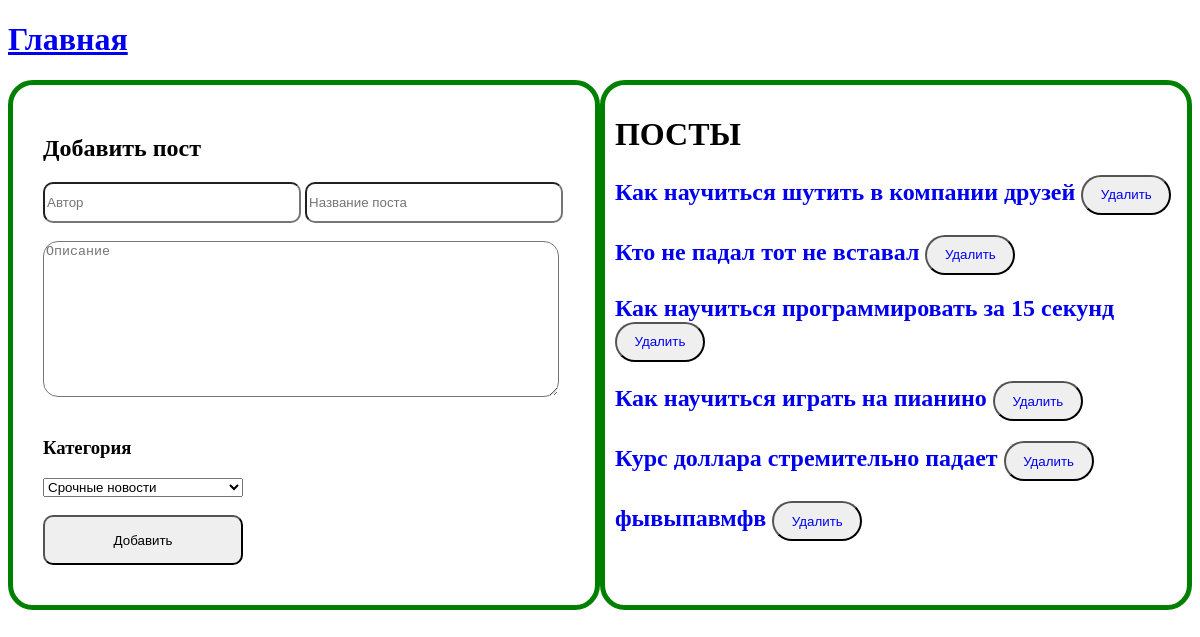
The page / on the database its author committed.
### post/models.py (models this page shows, shortened)
class Post(models.Model):
    author = models.CharField(max_length=100)
    title = models.CharField(max_length=200)
    slug = models.SlugField(unique=True)
    description = models.TextField()
    published_at= models.DateTimeField(auto_now_add=True)
    category = models.ForeignKey(Category, on_delete=models.CASCADE)
    class Meta:
        verbose_name = 'Пост'
        verbose_name_plural = 'Посты'
        ordering = ['published_at']

### post/views.py (the view)
# urls.py: path('', views.index, name='index'),
def index(request):
    posts = Post.objects.all()
    categories = Category.objects.all()
    ctx = {'posts':posts, 'categories':categories}
    return render(request, 'post/index.html', context=ctx)

### post/templates/post/index.html (shortened to what this page needs)
{% load static %}
<!DOCTYPE html>
<html lang="en">
<head>
    <link rel="stylesheet" href="{% static 'style.css' %}">
</head>
<body>
{% block header %}<h1><a href="{% url 'index' %}">Главная</a></h1> {% endblock header %}
{% block content %}
<div class="all">
    <div class="wrapper">
    <form action="{% url 'add_post' %}" method="POST">
        <h2>Добавить пост</h2>
        <input style="border-radius: 10px; height: 35px; width: 250px" type="text" placeholder="Автор" name="post_author">
        <input style="border-radius: 10px; height: 35px; width: 250px" type="text" placeholder="Название поста" name="post_title">
        <br><br>
        <textarea style="border-radius: 15px; width: 510px" name="post_description" id="" cols="30" rows="10" placeholder="Описание"></textarea>
        <br><br>
        <h3>Категория</h3>
        <select name="post_cat" id="">
            {% for category in categories %}
                <option>{{ category.name }}</option>
            {% endfor %}
        </select>
        <br><br>
        <button style="width: 200px; height: 50px; padding: 10px; border-radius: 10px;">Добавить</button>
    </form>
    </div>
    <div class="posts">
    <h1>ПОСТЫ</h1>
        {% for post in posts %}
        	<h2><a style="text-decoration: none" href="{% url 'post_info' post_id=post.id%}">{{ post.title }}</a>
                <button style="width: 90px; height: 40px; padding: 10px; border-radius: 25px">
                    <a style="text-decoration: none;" href="{% url 'delete_post' post_id=post.id %}">Удалить</a>
                </button>
            </h2>
        {% endfor %}
    </div>
</div>
{% endblock content %}
</body>
</html>

### post/static/style.css (style rules this page uses)
.all { display: flex; margin: auto 0; justify-content: space-between; }
.wrapper { width: 650px; height: 460px; border: 5px solid green; padding: 30px; border-radius: 25px; margin-bottom: 15px; }
.posts { width: 700px; height: 500px; border:5px solid green ; border-radius: 25px; padding: 10px; overflow: auto; }

### rows shown on the page
Post: title "Как научиться шутить в компании друзей"
Post: title "Кто не падал тот не вставал"
Post: title "Как научиться программировать за 15 секунд"
Post: title "Как научиться играть на пианино"
Post: title "Курс доллара стремительно падает"
Post: title "фывыпавмфв"

### other values the page prints
form field post_cat "Срочные новости"
